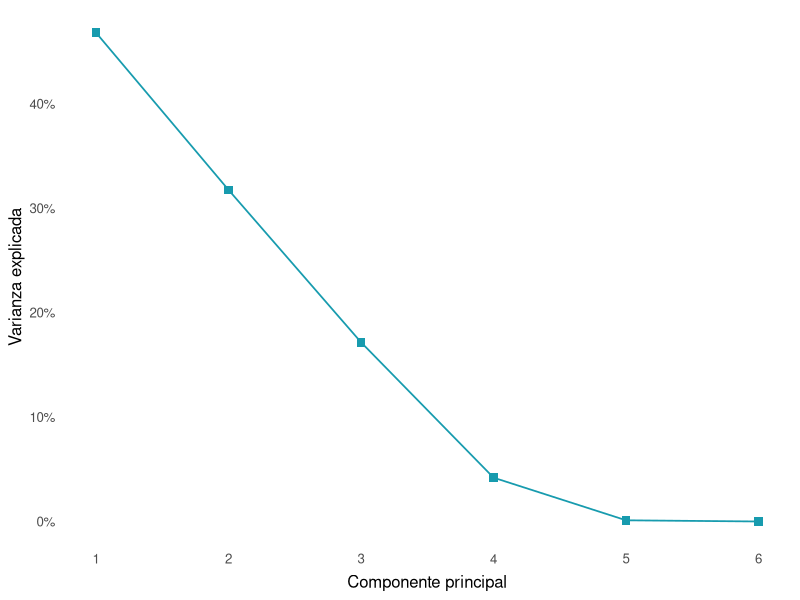

This figure's R source: (Note: this script raises an error after producing the figure.)
###############################################################################
## SCRIPT ID:
## Estudio análisis de uso del tiempo y relación con perfiles de participación cultural
## November and December 2025
## R version 4.5.0 (2025-04-11) -- "How About a Twenty-Six"

## Author: Bastián González-Bustamante
## Email: bastian.gonzalezbustamante@empirialab.cl
## Website: https://empirialab.cl
###############################################################################

###############################################################################
## 1. Clean environment
###############################################################################

## Clean environment
rm(list = ls())

###############################################################################
## 2. Packages
###############################################################################

library(dplyr)
library(tidyr)
library(ggplot2)
library(scales)
library(ggrepel)

###############################################################################
## 3. Analysis of profiles
###############################################################################

## Overall profiles
df <- read.csv("data/tidy/enut_profiles_overall.csv")

## Change and iterate the code
## day_focus <- "Día de semana"
day_focus <- "Día de fin de semana"

## Variable to save plots
scree_plot_flag <- ifelse(day_focus == "Día de semana", "ENUT_scree_weekday", "ENUT_scree_weekend")
pca_plot_flag <- ifelse(day_focus == "Día de semana", "ENUT_acp_weekday", "ENUT_acp_weekend")

###############################################################################
## 4. PCA and clustering on profiles
###############################################################################

## Labels
df_sub <- df %>%
  filter(day_type == day_focus) %>%
  mutate(
    ## Activity labels
    time_set = recode(
      time_set,
      t_ap    = "Act. personales",
      t_cgt   = "Carga global",
      t_to    = "Trabajo en ocupación",
      t_tnr   = "Trabajo no remunerado",
      t_tvaoh = "Trabajo voluntario",
      t_tdnr  = "Doméstico no remunerado",
      t_tcnr  = "Cuidados no remunerado"
    ),
    time_set = factor(
      time_set,
      levels = c(
        "Act. personales", "Carga global", "Trabajo en ocupación",
        "Trabajo no remunerado", "Trabajo voluntario",
        "Doméstico no remunerado", "Cuidados no remunerado"
      )
    ),
    ## Profile labels
    profile_label = recode(
      profile_label,
      "Profile_1" = "Perfil 1",
      "Profile_2" = "Perfil 2",
      "Profile_3" = "Perfil 3",
      "Profile_4" = "Perfil 4",
      "Profile_5" = "Perfil 5",
      "Profile_6" = "Perfil 6"
    ),
    profile_label = factor(
      profile_label,
      levels = c(
        "Perfil 1", "Perfil 2", "Perfil 3",
        "Perfil 4", "Perfil 5", "Perfil 6"
      )
    )
  )

## Profiles and activities matrix
profile_activity_mat <- df_sub %>%
  select(profile_label, time_set, mean_hours) %>%
  pivot_wider(
    names_from  = time_set,
    values_from = mean_hours,
    values_fill = 0
  )

profile_labels <- profile_activity_mat$profile_label

X <- profile_activity_mat %>%
  select(-profile_label) %>%
  as.matrix()

## Standardise activities
X_scaled <- scale(X)

## PCA on profiles
pca_profiles   <- prcomp(X_scaled, center = FALSE, scale. = FALSE)
var_explained  <- pca_profiles$sdev^2 / sum(pca_profiles$sdev^2)

## Scree data frame
scree_df <- data.frame(
  PC  = seq_along(var_explained),
  var = var_explained
)

## PCA labels
pc1_lab <- paste0("Componente Principal 1 (", percent(var_explained[1], accuracy = 1), ")")
pc2_lab <- paste0("Componente Principal 2 (", percent(var_explained[2], accuracy = 1), ")")

## Empiria Lab palette for clusters
pal_empiria  <- c("#fd7014", "#179bae", "#fd8f47", "#dc5802")
shapes_emp   <- c(16, 17, 15, 18)

###############################################################################
## 5. Scree plot
###############################################################################

## Scree plot
p_scree <-
  ggplot(scree_df, aes(x = PC, y = var)) +
  geom_line(linewidth = 0.6, colour = "#179bae") +
  geom_point(size = 2.6, colour = "#179bae", shape = 15) +
  scale_x_continuous(breaks = scree_df$PC) +
  scale_y_continuous(labels = percent_format(accuracy = 1)) +
  theme_minimal(base_size = 12) +
  theme(
    axis.title.x       = element_text(margin = margin(t = 6)),
    panel.grid         = element_blank(),
    legend.position    = "none",
  ) +
  labs(
    x     = "Componente principal",
    y     = "Varianza explicada"
  )

## Print plot
p_scree

## Save as PNG (300 dpi)
ggsave(
  filename = paste0("results/figures/", scree_plot_flag, ".png"),
  plot     = p_scree,
  dpi      = 300,
  width    = 20,
  height   = 14,
  units    = "cm"
)

## Save as PDF (300 dpi)
ggsave(
  filename = paste0("results/figures/", scree_plot_flag, ".pdf"),
  plot     = p_scree,
  dpi      = 300,
  width    = 20,
  height   = 14,
  units    = "cm",
  device   = cairo_pdf
)

###############################################################################
## 6. Clustering on first PCs
###############################################################################

## Scores and number of PCs and clusters
scores <- as.data.frame(pca_profiles$x) %>%
  mutate(profile = profile_labels)

n_pc <- 3

dist_profiles <- dist(scores[, 1:n_pc], method = "euclidean")
hc_profiles   <- hclust(dist_profiles, method = "ward.D2")

k <- 3
profile_clusters <- cutree(hc_profiles, k = k)

scores_clustered <- scores %>%
  mutate(
    profile = factor(profile, levels = levels(df_sub$profile_label)),
    cluster = factor(profile_clusters)
  )

## Seed for labels
set.seed(2024)

## PCA plot
p_pca <-
  ggplot(scores_clustered,
         aes(x = PC1, y = PC2, colour = cluster, shape = cluster)) +
  geom_point(size = 5) +
  ggrepel::geom_text_repel(
    aes(label = profile),
    size        = 4,
    show.legend = TRUE,
    max.overlaps = Inf
  ) +
  scale_colour_manual(
    values = pal_empiria,
    name   = "Clúster"
  ) +
  scale_shape_manual(
    values = shapes_emp,
    name   = "Clúster"
  ) +
  theme_minimal(base_size = 12) +
  theme(
    axis.title.x     = element_text(margin = margin(t = 6)),
    panel.grid       = element_blank(),
    legend.position  = "right",
    legend.title  = element_text(size = 10),
    legend.text      = element_text(size = 10)
  ) +
  labs(
    x = pc1_lab,
    y = pc2_lab
  ) +
  expand_limits(
    x = range(scores_clustered$PC1) + c(-0.2, 0.2),
    y = range(scores_clustered$PC2) + c(-0.2, 0.2)
  )

## Print plot
p_pca

## Save as PNG (300 dpi)
ggsave(
  filename = paste0("results/figures/", pca_plot_flag, ".png"),
  plot     = p_pca,
  dpi      = 300,
  width    = 20,
  height   = 14,
  units    = "cm"
)

## Save as PDF (300 dpi)
ggsave(
  filename = paste0("results/figures/", pca_plot_flag, ".pdf"),
  plot     = p_pca,
  dpi      = 300,
  width    = 20,
  height   = 14,
  units    = "cm",
  device   = cairo_pdf
)
